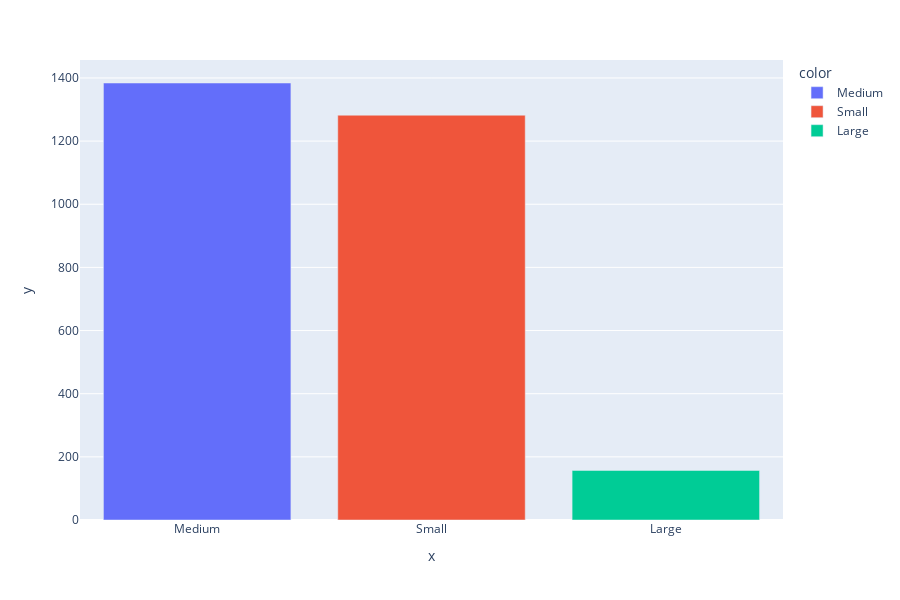

The code cell stored with this chart in its notebook:
### Code cell
barplot_visualization('DEALSIZE')

### Figure 1 — Plotly figure (JSON) as saved in the notebook; plotly's stock layout.template omitted (floating-point values rounded to 4 significant figures)
{"data": [{"alignmentgroup": "True", "hovertemplate": "color=Medium<br>x=%{x}<br>y=%{y}<extra></extra>", "legendgroup": "Medium", "marker": {"color": "#636efa", "pattern": {"shape": ""}}, "name": "Medium", "offsetgroup": "Medium", "orientation": "v", "showlegend": true, "textposition": "auto", "type": "bar", "x": ["Medium"], "xaxis": "x", "y": [1384], "yaxis": "y"}, {"alignmentgroup": "True", "hovertemplate": "color=Small<br>x=%{x}<br>y=%{y}<extra></extra>", "legendgroup": "Small", "marker": {"color": "#EF553B", "pattern": {"shape": ""}}, "name": "Small", "offsetgroup": "Small", "orientation": "v", "showlegend": true, "textposition": "auto", "type": "bar", "x": ["Small"], "xaxis": "x", "y": [1282], "yaxis": "y"}, {"alignmentgroup": "True", "hovertemplate": "color=Large<br>x=%{x}<br>y=%{y}<extra></extra>", "legendgroup": "Large", "marker": {"color": "#00cc96", "pattern": {"shape": ""}}, "name": "Large", "offsetgroup": "Large", "orientation": "v", "showlegend": true, "textposition": "auto", "type": "bar", "x": ["Large"], "xaxis": "x", "y": [157], "yaxis": "y"}], "layout": {"barmode": "relative", "height": 600, "legend": {"title": {"text": "color"}, "tracegroupgap": 0}, "margin": {"t": 60}, "xaxis": {"anchor": "y", "domain": [0, 1], "title": {"text": "x"}}, "yaxis": {"anchor": "x", "domain": [0, 1], "title": {"text": "y"}}}}
